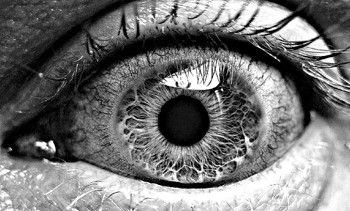
#> input picture Problem 09/eye.jpg, 350 x 211 px
$ python problem_9.py
#> lines starting #> are read from the running program, lines starting #| are printed output that depends on the picture
__author__ = 'Suvojit Manna'

#Write a program to find the histogram of a image and then plot the histogram.

import cv2
import numpy as np
from matplotlib import pyplot as plt

image = cv2.imread('eye.jpg',cv2.COLOR_BGR2GRAY)
#> image is the input picture: shape (211, 350, 3); min 0, max 255, mean 115
cv2.imshow("Input",image)
image = cv2.cvtColor(image, cv2.COLOR_RGB2GRAY )
#> image: shape (211, 350)
plt.hist(image.ravel(),256,[0,256]); plt.show()
#> after `plt.hist(image.ravel(), 256, [0, 256])`:
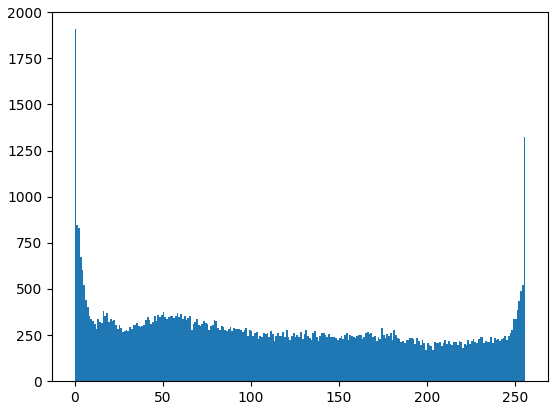
#> figure drawn by matplotlib, 1 panel; tallest bar 1908 high, from x = 0 to 1
cv2.waitKey(0)
